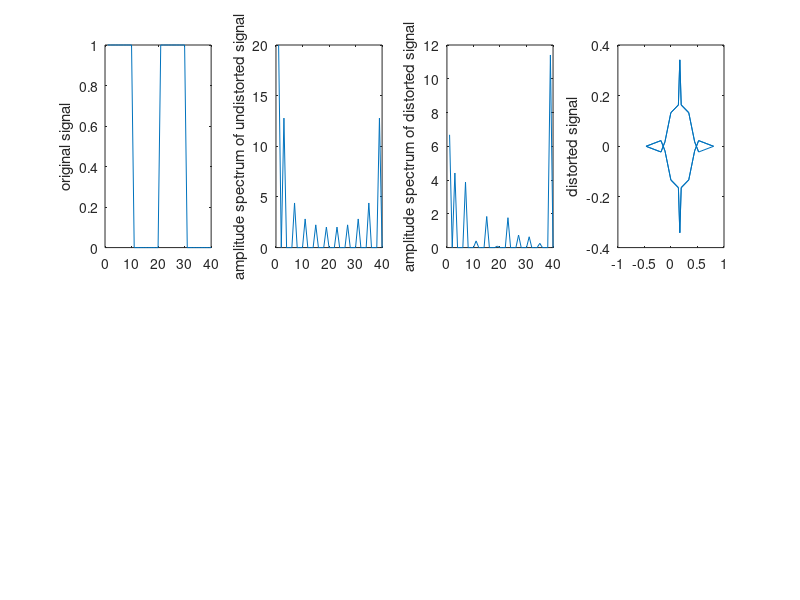

Here is the MATLAB script that generated this plot: (Note: this script raises an error after producing the figure.)
% amplitude distortion
a = ones(1,10);
b = zeros(1,10);
c = [ a b a b];
subplot(2,4,1);
plot(c);
ylabel('original signal');
Aspectrum = abs(fft(c));
subplot(2,4,2);
plot(Aspectrum);
ylabel('amplitude spectrum of undistorted signal');
r = rand(size(Aspectrum));
Aspectrum = Aspectrum.*r;
subplot(2,4,3);
plot(Aspectrum);
ylabel('amplitude spectrum of distorted signal');
d = ifft(Aspectrum);
subplot(2,4,4);
plot(d);
ylabel('distorted signal');
%phase distortion
Phasespectrum = phase(fft(c));
subplot(2,4,5);
plot(Phasespectrum);
ylabel('phase spectrum of undistorted signal');
r2 = rand(size(Phasespectrum));
Phasespectrum = Phasespectrum.*r2;
subplot(2,4,6);
plot(Phasespectrum);
ylabel('phase spectrum distorted signal');
%Distortion caused by band limited channel (ISI)
x = [a b a b a b a b a b];
figure(2);
subplot(4,1,1);
plot(x);
xlabel('original signal');
fftx=fft(x,1024);
temp=fftshift(fftx);
subplot(4,1,2);
plot(abs(temp));
xlabel('original spectrum');
temp(1:400)=0;
temp(600:1000)=0;
subplot(4,1,3);
plot(abs(temp));
xlabel('band limited spectrum');
subplot(4,1,4);
plot(abs(ifft(temp))),axis([0 100 0 1.5]) ;
xlabel('distorted signal');